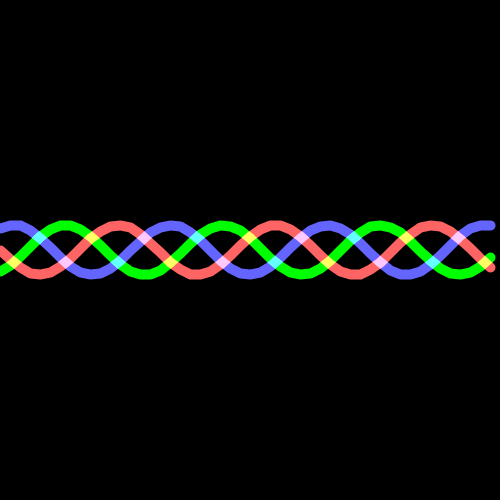
Frame 1 (no input)
Frame 60 (the mouse pressed at the canvas centre just before this capture): identical to frame 1, image omitted
Frame 120 (the mouse held since frame 60 and released just before this capture): identical to frame 1, image omitted

The Processing sketch that drew this single still picture (run headless with seeded random() and noise(); from frame 60 on, the mouse is pressed at the canvas centre):

// Processing sketch: Braid_without_Depth
// ── Braid_without_Depth.pde
void setup(){
  size(500, 500);
  noFill();
  blendMode(ADD);
  strokeWeight(10);
  background(0);
  
  stroke(255, 100, 100);
  beginShape();
  for(int i=0; i<width; i+=10){
    vertex(i, sin(map(i, 0, width, 0, 20))*height/20+height/2);
  }
  endShape();
  stroke(0, 255, 0);
  beginShape();
  for(int i=0; i<width; i+=10){
    vertex(i, sin(map(i, 0, width, 0, 20)+TWO_PI/3)*height/20+height/2);
  }
  endShape();
  stroke(100, 100, 255);
  beginShape();
  for(int i=0; i<width; i+=10){
    vertex(i, sin(map(i, 0, width, 0, 20)+TWO_PI/3*2)*height/20+height/2);
  }
  endShape();
}

void draw(){
  
}
